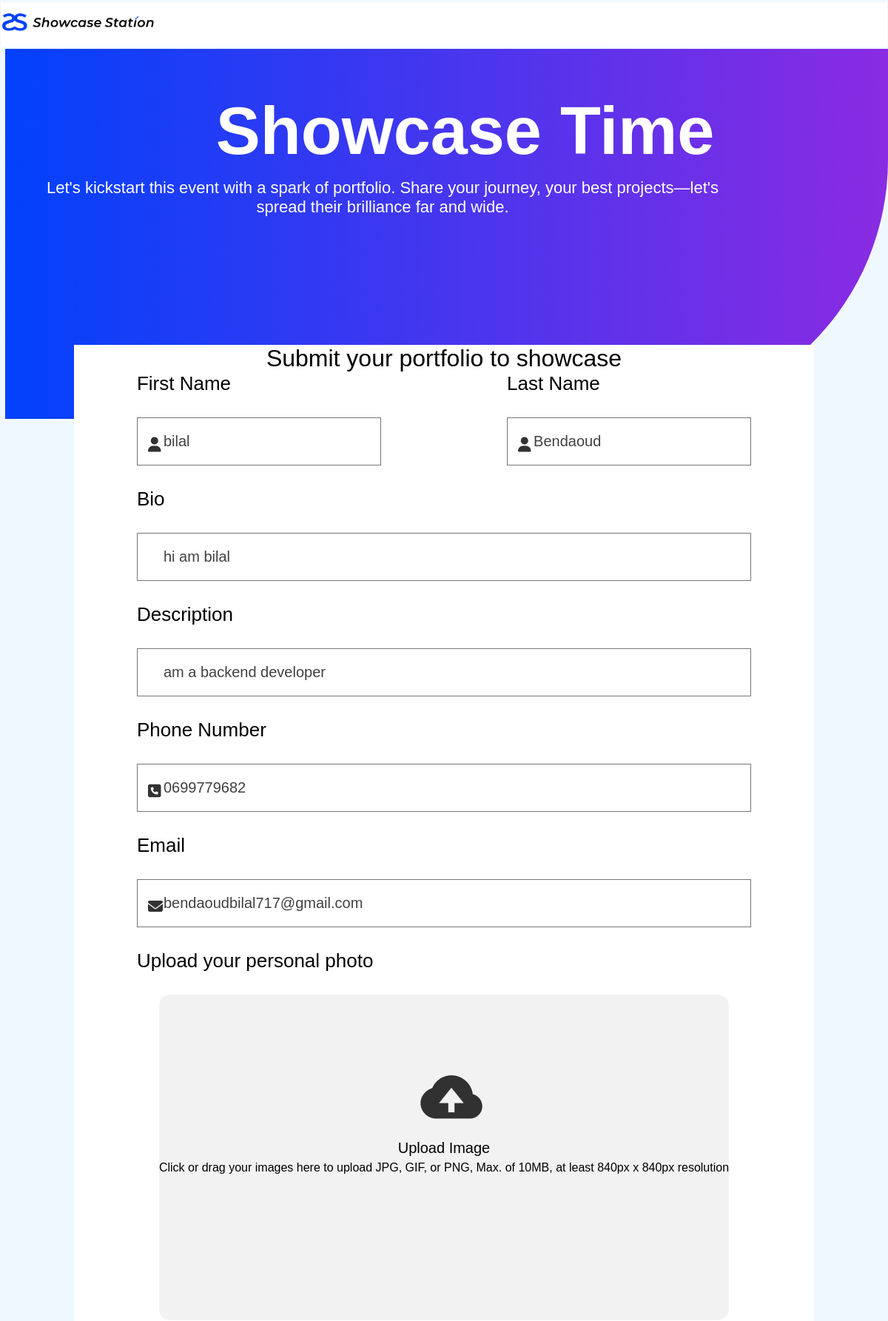
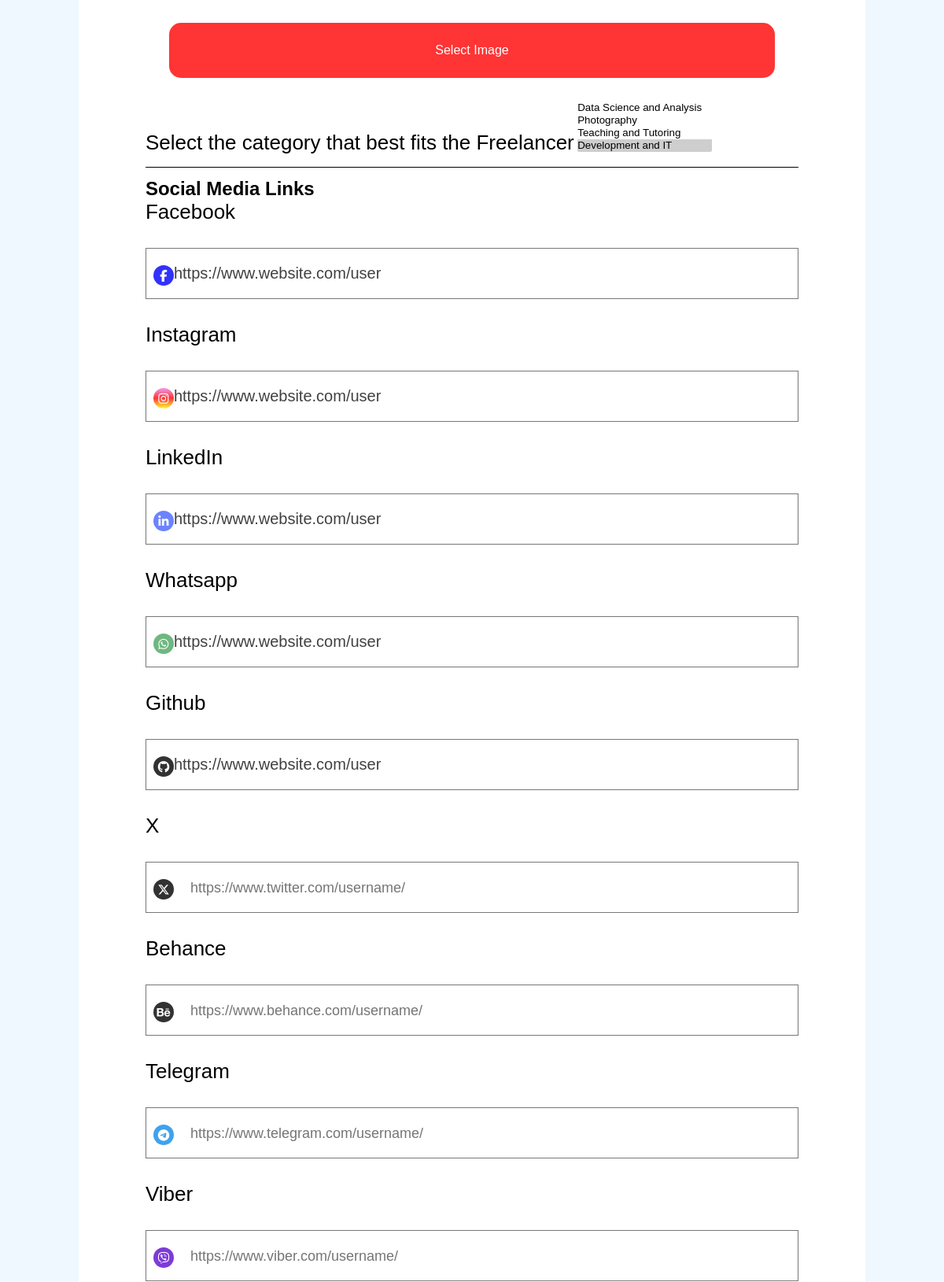
Screenshot of /submit-portfolio/11/ (signed in, upper part) with the database file from the repository (2 pictures, top to bottom).
### freelancers/models.py (models this page shows, shortened)
class Freelancer(models.Model):
    user = models.OneToOneField(User, on_delete=models.CASCADE)
    firstname = models.CharField(max_length=20)
    lastname = models.CharField(max_length=20)
    nationality = models.CharField(max_length=30)
    age = models.CharField(max_length=3)
    phone_number = models.CharField(max_length=20)
    photo_id = models.ImageField(upload_to="freelancer_photos/", blank=True, null=True)
    email = models.CharField(max_length=50)
    bio = models.CharField(max_length=200)
    description = models.CharField(max_length=4000)
    facebook_link = models.CharField(max_length=100, blank=True, null=True)
    instagram_link = models.CharField(max_length=100, blank=True, null=True)
    whatsapp_link = models.CharField(max_length=100, blank=True, null=True)
    telegram_link = models.CharField(max_length=100, blank=True, null=True)
    linkedin_link = models.CharField(max_length=100, blank=True, null=True)
    viber_link = models.CharField(max_length=100, blank=True, null=True)
    twitter_link = models.CharField(max_length=100, blank=True, null=True)
    skype_link = models.CharField(max_length=100, blank=True, null=True)
    tiktok_link = models.CharField(max_length=100, blank=True, null=True)
    youtube_link = models.CharField(max_length=100, blank=True, null=True)
    github_link = models.CharField(max_length=100, blank=True, null=True)
    behance_link = models.CharField(max_length=100, blank=True, null=True)
    categories = models.ManyToManyField("Category", related_name="freelancers")

### freelancers/views.py (the view)
@login_required
def submit_portfolio(request, freelancer_id):
    freelancer = get_object_or_404(Freelancer, id=freelancer_id, user=request.user)
    if request.method == "POST":
        form = FreelancerForm(request.POST, request.FILES, instance=freelancer)
        if form.is_valid():
            freelancer = form.save(commit=False)
            freelancer.user = request.user
            freelancer.save()
            form.save_m2m()  # Save many-to-many relationships
            return redirect("homepage")  # Replace with the URL you want to redirect to
    else:
        form = FreelancerForm(instance=freelancer)
    return render(request, "submit_portfolio.html", {"form": form})

### freelancers/models.py (called while the page is built)
    def __str__(self):
        return self.name

### templates/submit_portfolio.html (shortened to what this page needs)
{% load static %}
<!DOCTYPE html>
<html lang="en">
<head>
  <link rel="stylesheet" href="{% static 'css/for_homepage1_2.css' %}">
  <link rel="stylesheet" href="{% static 'css/style1.css' %}">
  <link rel="stylesheet" href="{% static 'css/style.css' %}">
  <link rel="stylesheet" href="{% static 'css/for_form.css' %}">
  <link href='https://unpkg.com/boxicons@2.0.9/css/boxicons.min.css' rel='stylesheet'>
  <link rel="stylesheet" href="https://cdnjs.cloudflare.com/ajax/libs/font-awesome/6.5.2/css/all.min.css"
 />
</head>
<body>
  <div class="head">
    <img src="{% static 'images/logo.png' %}" alt="">
  </div>
  <div class="title">
    <h1>Showcase Time</h1>
    <p>Let's kickstart this event with a spark of portfolio. Share your journey, your best projects—let's spread their
      brilliance far and wide.</p>
  </div>
  <div class="portfolio">
    <form method="POST" enctype="multipart/form-data">
      <h1>Submit your portfolio to showcase</h1>
      <div class="sec">
        <div class="name1">
          <label for="{{ form.firstname.id_for_label }}">First Name </label>
          <i class="fa-solid fa-user"></i>
          {{ form.firstname }}{{ form.firstname.errors }}
        </div>
        <div class="name1">
          <label for="{{ form.lastname.id_for_label }}">Last Name</label>
          <i class="fa-solid fa-user"></i>
          {{ form.lastname }}{{ form.lastname.errors }}
        </div>
      </div>
      <div class="info">
        <label for="{{ form.bio.id_for_label }}">Bio</label>
        {{ form.bio }} {{ form.bio.errors }}
      </div>
      <div class="info">
        <label for="{{ form.description.id_for_label }}">Description</label>
        {{ form.description }} {{ form.description.errors }}
      </div>
      <div class="info">
        <label for="{{ form.phone_number.id_for_label }}">Phone Number</label>
        <i class="fa-solid fa-square-phone"></i>
        {{ form.phone_number }}{{ form.phone_number.errors }}
      </div>
      <div class="info">
        <label for="{{ form.email.id_for_label }}">Email</label>
        <i class="fa-solid fa-envelope"></i>
        {{ form.email }}{{ form.email.errors }}
      </div>
      <label for="">Upload your personal photo</label>
      <div class="container">
        <div id="img-area">
          <i class='bx bxs-cloud-upload icon'></i>
          <h3>Upload Image</h3>
          <p>Click or drag your images here to upload JPG, GIF, or PNG, Max. of 10MB, at least 840px x 840px resolution
          </p>
        </div>
        <button id="select-image" type="button">Select Image</button>
      </div>
      <div class="cat">
        <label for="{{ form.category.id_for_label }}">Select the category that best fits the Freelancer</label>
        {{ form.categories }}
      </div>
      <div class="social">
        <h2>Social Media Links</h2>
        <div class="info">
          <label for="{{ form.facebook_link.id_for_label }}">Facebook</label>
          <i class="fa-brands fa-facebook-f" style="background-color: blue; "></i>
          {{ form.facebook_link }}
        </div>
        <div class="info">
          <label for="{{ form.instagram.id_for_label }}">Instagram</label>
          <i class="fa-brands fa-instagram" style="background: linear-gradient(to bottom, violet , red, yellow);"></i>
          {{ form.instagram_link }}
        </div>
        <div class="info">
          <label for="{{ form.linkedin.id_for_label }}">LinkedIn</label>
          <i class="fa-brands fa-linkedin-in" style=" background-color: rgba(0, 42, 255, 0.726);"></i>
          {{ form.linkedin_link }}
        </div>
        <div class="info">
          <label for="{{ form.whatsapp_link.id_for_label }}">Whatsapp</label>
          <i class="fa-brands fa-whatsapp" style="background-color: rgba(0, 128, 32, 0.705);"></i>
          {{ form.whatsapp_link }}
        </div>
        <div class="info">
          <label for="{{ form.github_link.id_for_label }}">Github</label>
          <i class="fa-brands fa-github" style="background-color: black;"></i>
          {{ form.github_link }}
        </div>
        <div class="info">
          <label for="{{ form.twitter_link.id_for_label }}">X</label>
          <i class="fa-brands fa-x-twitter" style="background-color: black;"></i>
          {{ form.twitter_link }}
        </div>
        <div class="info">
          <label for="{{ form.behance_link.id_for_label }}">Behance</label>
          <i class="fa-brands fa-behance" style="background-color: black;"></i>
          {{ form.behance_link }}
        </div>
        <div class="info">
          <label for="{{ form.telegram_link.id_for_label }}">Telegram</label>
          <i class="fa-brands fa-telegram" style="background-color: #108ceb; color: white;"></i>
          {{ form.telegram_link }}
        </div>
        <div class="info">
          <label for="{{ form.viber_link.id_for_label }}">Viber</label>
          <i class="fa-brands fa-viber" style="background-color: rgb(94, 9, 207); color: white;"></i>
          {{ form.viber_link }}
        </div>
      </div>
    </form>
  </div>
</body>
</html>

### static/css/for_homepage1_2.css (style rules this page uses)
* { box-sizing: border-box; margin: 0; padding: 0%; outline: none; border: none; font-family: Helvetica, sans-serif; text-decoration: none; color: black; }
img { width: 200px; height: 100%; }
.head { gap: 50px; }
h1,p { text-align: center; text-align-last: center; font-weight: 100; }
.page h1,p { color: white; }
input { padding-left: 38px; height: 50px; width: 400px; }
button { color: white; background-color:#ff2e2cff ; width: 80px; padding: 5px; cursor: pointer; height: 50px; }
input::placeholder { padding-left: 21px; }

### static/css/style1.css (style rules this page uses)
* { box-sizing: border-box; border: none; outline: none; color: black; font-family: 'Segoe UI', Tahoma, Geneva, Verdana, sans-serif; }
button { width: 200px; height: 70px; color: white; background-color: blue; cursor: pointer; }

### static/css/style.css (style rules this page uses)
* { margin: 0; padding: 0; box-sizing: border-box; font-family: 'Poppins', sans-serif; }
:root { --blue: #0071FF; --light-blue: #B6DBF6; --dark-blue: #005DD1; --grey: #f2f2f2; }
.container { width: 100%; background: #fff; padding: 30px; border-radius: 30px; }
[id ^="img"] { position: relative; width: 100%; height: 440px; background: var(--grey); margin-bottom: 30px; border-radius: 15px; overflow: hidden; display: flex; justify-content: center; align-items: center; flex-direction: column; }
[id ^="img"] .bx { font-size: 100px; width: 100%; text-align: center; }
[id ^="img"] h3 { font-size: 20px; font-weight: 500; margin-bottom: 6px; }
[id ^="img"] p { color: black }
[id ^="img"]::before { content: attr(data-img); position: absolute; top: 0; left: 0; width: 100%; height: 100%; background: rgba(0, 0, 0, .5); color: #fff; font-weight: 500; text-align: center; display: flex; justify-content: center; align-items: center; pointer-events: none; opacity: 0; transition: all .3s ease; z-index: 200; }
[id ^="select"] { display: block; width: 100%; padding: 16px 0; border-radius: 15px; background: rgba(255, 0, 0, 0.797); color:white; font-weight: 500; font-size: 16px; border: none; cursor: pointer; transition: all .3s ease; }

### static/css/for_form.css (style rules this page uses)
* { box-sizing: border-box; margin: 0; padding: 0%; outline: none; border: none; font-family: Helvetica, sans-serif; text-decoration: none; }
button { cursor: pointer; }
body { background-color: aliceblue; }
img { width: 210px; height: 100%; }
.head { display: flex; justify-content: space-between; margin: 3px 1px ; background-color: white; }
.portfolio { top: -100px; max-width: 1000px; display: flex; background-color: white; justify-content: center; align-items: center; margin: 0 auto; padding: 0 50px; }
.sec { width: 100%; display: flex; justify-content: space-between; gap: 10px; }
label { font-size: 26px; font-weight: 600; }
.name1 { display: flex; flex-direction: column; width: 330px; }
.info, .portfolio, .name1 { position: relative; }
i:not(.cont i) { position: absolute; top: 83px; left: 10px; opacity: 0.8; padding: 5px; font-size: 20px; text-align: center; }
input { width: 100%; padding-left: 35px; height: 65px; border: 1.5px solid rgba(0, 0, 0, 0.535); margin: 30px 0; font-size: 20px; color: rgba(0, 0, 0, 0.749); }
.cat,.social { border-bottom: 1px solid; padding-bottom: 15px; margin-bottom: 13px; }
::placeholder { font-size: 18px; padding: 20px; }
.social .info i { height: 26px; width: 26px; border-radius: 50%; font-size: 15px; text-align: center; padding:6px 3px; color: white; }
label { font-weight: 500; }

### rows the page displays
Freelancer: firstname "bilal", lastname "Bendaoud", bio "hi am bilal", description "am a backend developer", phone_number "0699779682", email "bendaoudbilal717@gmail.com", facebook_link "https://www.website.com/user", instagram_link "https://www.website.com/user", linkedin_link "https://www.website.com/user", whatsapp_link "https://www.website.com/user", github_link "https://www.website.com/user"
